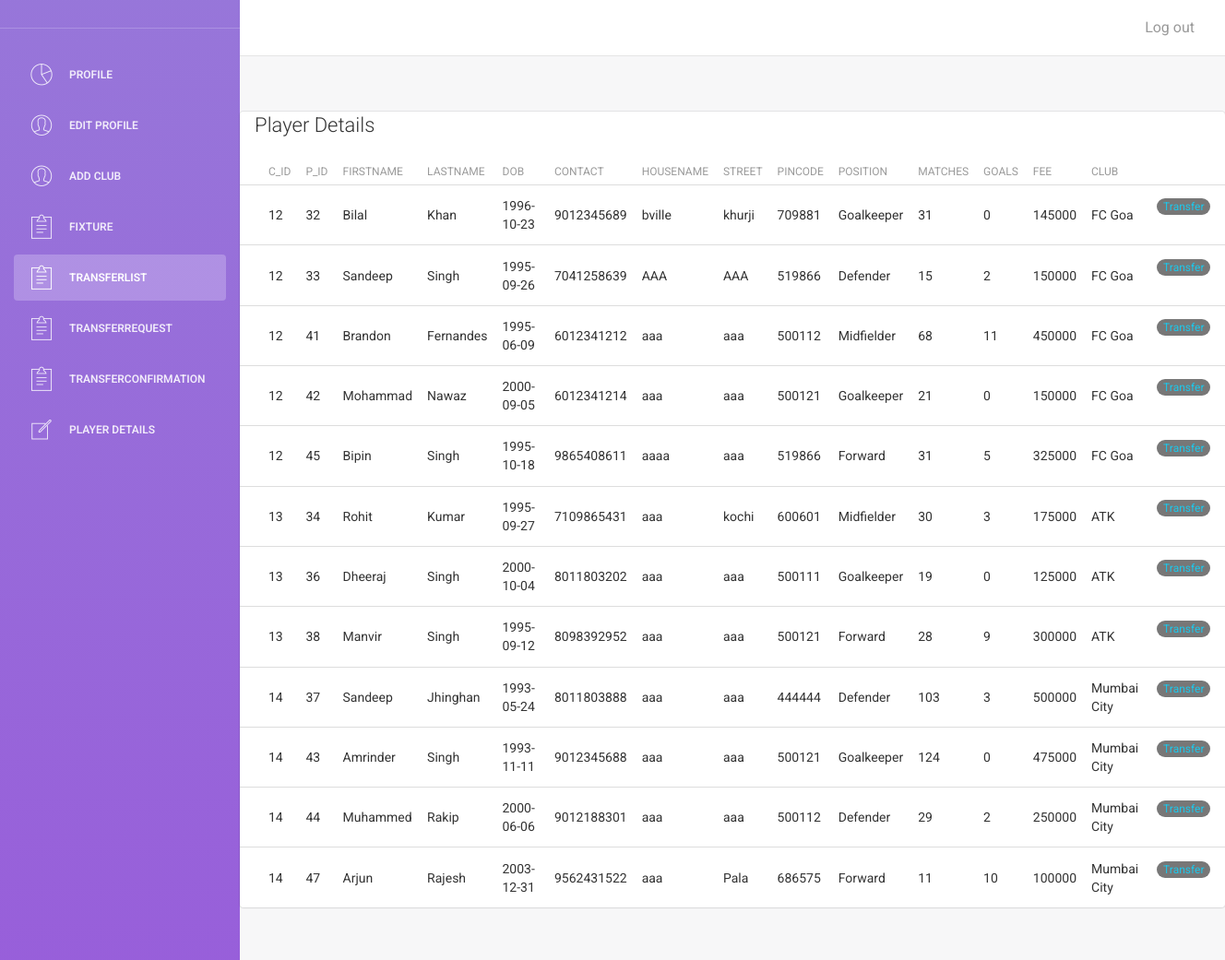
Page /admin/transferlist.php (signed in) on the committed database.
### tables this page shows
CREATE TABLE IF NOT EXISTS `tbl_player` (
  `p_id` int(11) NOT NULL AUTO_INCREMENT,
  `c_id` int(11) NOT NULL,
  `email` text NOT NULL,
  `firstname` text NOT NULL,
  `lastname` text NOT NULL,
  `dob` date NOT NULL,
  `contact` bigint(20) NOT NULL,
  `housename` text NOT NULL,
  `street` text NOT NULL,
  `state` text NOT NULL,
  `pincode` int(11) NOT NULL,
  `position` text NOT NULL,
  `matches` int(15) NOT NULL,
  `goals` int(15) NOT NULL,
  `fee` int(15) NOT NULL,
  PRIMARY KEY (`p_id`),
  KEY `c_id` (`c_id`)
);

CREATE TABLE IF NOT EXISTS `tbl_club` (
  `c_id` int(11) NOT NULL AUTO_INCREMENT,
  `m_id` int(11) NOT NULL,
  `c_name` varchar(30) NOT NULL,
  `city` varchar(20) NOT NULL,
  PRIMARY KEY (`c_id`),
  UNIQUE KEY `m_id` (`m_id`)
);

### admin/transferlist.php (the view, shortened to what this page needs)
<?php
include('connection.php');
$r=$_SESSION['m_id'];
$qry="select tbl_manager.*,tbl_club.c_id from tbl_manager,tbl_club where $r=tbl_club.m_id  ";
$c=mysqli_query($con,$qry);
           if(mysqli_num_rows($c))
           {
            while($ro=mysqli_fetch_array($c))
           {
            $ci=$ro['c_id'];
           }
           }
if(!$con)
{
die("this is due to connection error".mysqli_connect_error($con));
}
else
{
      $selectquery = "select tbl_player.*,tbl_club.c_name,tbl_manager.m_id from tbl_player,tbl_club,tbl_manager where tbl_player.c_id=tbl_club.c_id and tbl_club.m_id=tbl_manager.m_id and tbl_manager.m_id!=$r" ;
       $result=mysqli_query($con,$selectquery);
       if(!$result)
      {
            die("invalid query".mysqli_error($con));
      }
else
{
?>
<!doctype html>
<html lang="en">
<head>
    <link href="assets/css/bootstrap.min.css" rel="stylesheet" />
    <link href="assets/css/animate.min.css" rel="stylesheet"/>
    <link href="assets/css/light-bootstrap-dashboard.css?v=1.4.0" rel="stylesheet"/>
    <link href="assets/css/demo.css" rel="stylesheet" />
    <link href="http://maxcdn.bootstrapcdn.com/font-awesome/4.2.0/css/font-awesome.min.css" rel="stylesheet">
    <link href="assets/css/pe-icon-7-stroke.css" rel="stylesheet" />
</head>
<body>
<div class="wrapper">
    <div class="sidebar" data-color="purple" data-image="assets/img/sidebar-5.jpg">
      <div class="sidebar-wrapper">
            <div class="logo">
                <a href="http://www.creative-tim.com" class="simple-text">
                </a>
            </div>
            <ul class="nav">
                <li >
                    <a href="viewm.php">
                        <i class="pe-7s-graph"></i>
                        <p>Profile</p>
                    </a>
                </li>
                <li>
                    <a href="updatem.php">
                        <i class="pe-7s-user"></i>
                        <p>Edit Profile</p>
                    </a>
                </li>
                <li>
                    <a href="addclub.php">
                        <i class="pe-7s-user"></i>
                        <p>Add Club</p>
                    </a>
                </li>
                <li>
                    <a href="viewfixm.php">
                        <i class="pe-7s-note2"></i>
                        <p>Fixture</p>
                    </a>
                </li>
                <li class="active">
                    <a href="transferlist.php">
                        <i class="pe-7s-note2"></i>
                        <p>Transferlist</p>
                    </a>
                </li>
                 <li>
                    <a href="reqmanager.php">
                        <i class="pe-7s-note2"></i>
                        <p>Transferrequest</p>
                    </a>
                </li><li>
                    <a href="acceptreq.php">
                        <i class="pe-7s-note2"></i>
                        <p>Transferconfirmation</p>
                    </a>
                </li>
                <li>
                     <a href="viewclubplayer.php">
                        <i class="pe-7s-note"></i>
                        <p>Player Details</p>
                    </a>
                </li>
            </ul>
      </div>
    </div>
    <div class="main-panel">
        <nav class="navbar navbar-default navbar-fixed">
            <div class="container-fluid">
                <div class="navbar-header">
                    <a class="navbar-brand"></a>
                </div>
                <div class="collapse navbar-collapse">
                    <ul class="nav navbar-nav navbar-right">
                        <li>
                            <a href="login.php">
                                <p>Log out</p>
                            </a>
                        </li>
                    </ul>
                </div>
            </div>
        </nav>
<div class="content pb-0">
   <div class="orders">
      <div class="row">
        <div class="col-xl-12">
          <div class="card">
            <div class="card-body">
               <h4 class="box-title">&nbsp&nbsp Player Details
               </h4>
            </div>
            <div class="card-body--">
               <div class="table-stats order-table ov-h">
                 <table class="table ">
                   <thead>
                     <tr>
                        <th class="serial"></th>
                        <th>C_id</th>
                        <th>P_id</th>
                        <th>Firstname</th>
                        <th>Lastname</th>
                        <th>DOB</th>
                        <th>Contact</th>
                        <th>Housename</th>
                        <th>Street</th>
                        <th>Pincode</th>
                        <th>Position</th>
                        <th>Matches</th>
                        <th>goals</th>
                        <th>fee</th>
                        <th>Club</th>
                     </tr>
                   </thead>
                   <tbody>
                     <tr>
                        <?php
                         if(mysqli_num_rows($result) > 0)
           {
    while($row=mysqli_fetch_array($result))
    {
     ?>
       <td class="serial"></td>
      <td><?php echo $row['c_id']." "; ?></td>
      <td><?php echo $row['p_id']." "; ?></td>
      <td><?php echo $row['firstname']." "; ?></td>
      <td><?php echo $row['lastname']." "; ?></td>
      <td><?php echo $row['dob']." "; ?></td>
      <td><?php echo $row['contact']." "; ?></td>
      <td><?php echo $row['housename']." "; ?></td>
      <td><?php echo $row['street']." "; ?></td>
      <td><?php echo $row['pincode']." "; ?></td>
       <td><?php echo $row['position']." "; ?></td>
      <td><?php echo $row['matches']." "; ?></td>
      <td><?php echo $row['goals']." "; ?></td>
      <td><?php echo $row['fee']." "; ?></td>
      <td><?php echo $row['c_name']." "; ?></td>
      <td>
       <span class='badge badge-edit'><a href=trreq.php?m_id=<?php echo "{$row['m_id']},{$row['c_id']},{$_SESSION['m_id']},{$row['p_id']},{$ci}"; ?> >Transfer</a></span>&nbsp;
          </td>
                    </tr>
  <?php
                    }
                    } else
            {
 ?>
                    <tr><td> NO  RECORD </td></tr>
 <?php
                     }
                     }
                         }
 ?>
                   </tbody>
                 </table>
               </div>
            </div>
          </div>
        </div>
      </div>
   </div>
</div>
</body>
</html>

### rows in the picture
tbl_player: c "12", p_id "32", firstname "Bilal", lastname "Khan", dob "1996-10-23", contact "9012345689", housename "bville", street "khurji", pincode "709881", position "Goalkeeper", matches "31", goals "0", fee "145000", c.c_name "FC Goa"
tbl_player: c "12", p_id "33", firstname "Sandeep", lastname "Singh", dob "1995-09-26", contact "7041258639", housename "AAA", street "AAA", pincode "519866", position "Defender", matches "15", goals "2", fee "150000", c.c_name "FC Goa"
tbl_player: c "12", p_id "41", firstname "Brandon", lastname "Fernandes", dob "1995-06-09", contact "6012341212", housename "aaa", street "aaa", pincode "500112", position "Midfielder", matches "68", goals "11", fee "450000", c.c_name "FC Goa"
tbl_player: c "12", p_id "42", firstname "Mohammad", lastname "Nawaz", dob "2000-09-05", contact "6012341214", housename "aaa", street "aaa", pincode "500121", position "Goalkeeper", matches "21", goals "0", fee "150000", c.c_name "FC Goa"
tbl_player: c "12", p_id "45", firstname "Bipin", lastname "Singh", dob "1995-10-18", contact "9865408611", housename "aaaa", street "aaa", pincode "519866", position "Forward", matches "31", goals "5", fee "325000", c.c_name "FC Goa"
tbl_player: c "13", p_id "34", firstname "Rohit", lastname "Kumar", dob "1995-09-27", contact "7109865431", housename "aaa", street "kochi", pincode "600601", position "Midfielder", matches "30", goals "3", fee "175000", c.c_name "ATK"
tbl_player: c "13", p_id "36", firstname "Dheeraj", lastname "Singh", dob "2000-10-04", contact "8011803202", housename "aaa", street "aaa", pincode "500111", position "Goalkeeper", matches "19", goals "0", fee "125000", c.c_name "ATK"
tbl_player: c "13", p_id "38", firstname "Manvir", lastname "Singh", dob "1995-09-12", contact "8098392952", housename "aaa", street "aaa", pincode "500121", position "Forward", matches "28", goals "9", fee "300000", c.c_name "ATK"
tbl_player: c "14", p_id "37", firstname "Sandeep", lastname "Jhinghan", dob "1993-05-24", contact "8011803888", housename "aaa", street "aaa", pincode "444444", position "Defender", matches "103", goals "3", fee "500000", c.c_name "Mumbai City"
tbl_player: c "14", p_id "43", firstname "Amrinder", lastname "Singh", dob "1993-11-11", contact "9012345688", housename "aaa", street "aaa", pincode "500121", position "Goalkeeper", matches "124", goals "0", fee "475000", c.c_name "Mumbai City"
tbl_player: c "14", p_id "44", firstname "Muhammed", lastname "Rakip", dob "2000-06-06", contact "9012188301", housename "aaa", street "aaa", pincode "500112", position "Defender", matches "29", goals "2", fee "250000", c.c_name "Mumbai City"
tbl_player: c "14", p_id "47", firstname "Arjun", lastname "Rajesh", dob "2003-12-31", contact "9562431522", housename "aaa", street "Pala", pincode "686575", position "Forward", matches "11", goals "10", fee "100000", c.c_name "Mumbai City"
